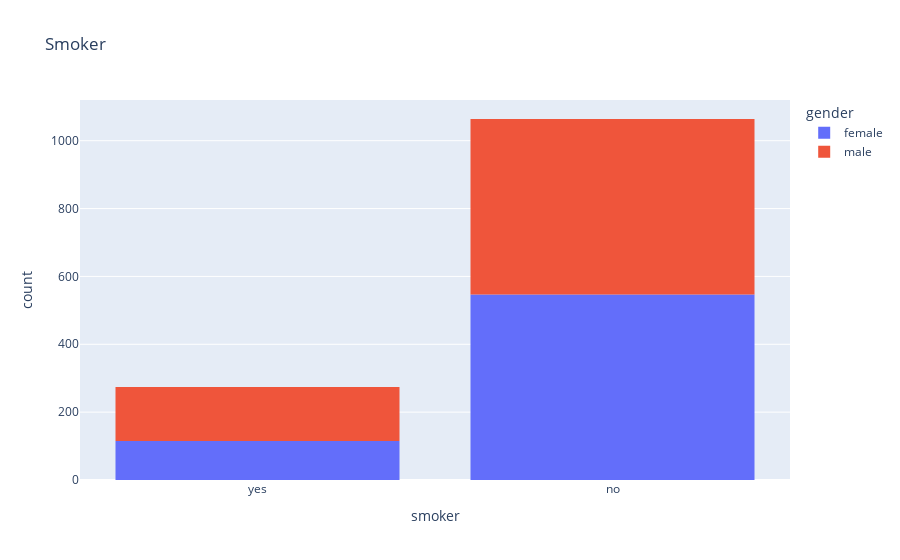

The notebook cell this image was saved under:
### Code cell
px.histogram(insurance_df,
             x='smoker',
             color='gender',
             title='Smoker')

### Figure 1 — Plotly figure (JSON) as saved in the notebook; plotly's stock layout.template omitted (floating-point values rounded to 4 significant figures; data arrays with more than 128 entries replaced by an {"elided": "..."} marker saying what was removed)
{"data": [{"alignmentgroup": "True", "bingroup": "x", "hovertemplate": "gender=female<br>smoker=%{x}<br>count=%{y}<extra></extra>", "legendgroup": "female", "marker": {"color": "#636efa", "pattern": {"shape": ""}}, "name": "female", "offsetgroup": "female", "orientation": "v", "showlegend": true, "type": "histogram", "x": {"elided": "662 str values"}, "xaxis": "x", "yaxis": "y"}, {"alignmentgroup": "True", "bingroup": "x", "hovertemplate": "gender=male<br>smoker=%{x}<br>count=%{y}<extra></extra>", "legendgroup": "male", "marker": {"color": "#EF553B", "pattern": {"shape": ""}}, "name": "male", "offsetgroup": "male", "orientation": "v", "showlegend": true, "type": "histogram", "x": {"elided": "676 str values"}, "xaxis": "x", "yaxis": "y"}], "layout": {"barmode": "relative", "legend": {"title": {"text": "gender"}, "tracegroupgap": 0}, "title": {"text": "Smoker"}, "xaxis": {"anchor": "y", "domain": [0, 1], "title": {"text": "smoker"}}, "yaxis": {"anchor": "x", "domain": [0, 1], "title": {"text": "count"}}}}
